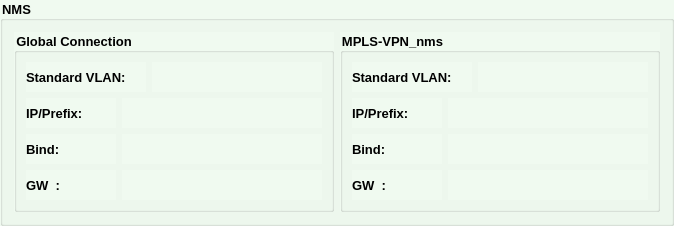
               <widget class="QGroupBox" name="nmsGB">
                <property name="minimumSize">
                 <size>
                  <width>0</width>
                  <height>0</height>
                 </size>
                </property>
                <property name="font">
                 <font>
                  <family>Tahoma</family>
                  <pointsize>10</pointsize>
                  <weight>75</weight>
                  <bold>true</bold>
                 </font>
                </property>
                <property name="styleSheet">
                 <string notr="true">background-color: rgb(240, 250, 240);</string>
                </property>
                <property name="title">
                 <string>NMS</string>
                </property>
                <layout class="QHBoxLayout" name="horizontalLayout_13">
                 <item>
                  <widget class="QGroupBox" name="groupBox_10">
                   <property name="font">
                    <font>
                     <family>Tahoma</family>
                     <pointsize>10</pointsize>
                     <weight>75</weight>
                     <bold>true</bold>
                    </font>
                   </property>
                   <property name="title">
                    <string>Global Connection</string>
                   </property>
                   <layout class="QVBoxLayout" name="verticalLayout_6">
                    <item>
                     <layout class="QHBoxLayout" name="horizontalLayout_17">
                      <item>
                       <widget class="QLabel" name="globalVlanLbl">
                        <property name="minimumSize">
                         <size>
                          <width>120</width>
                          <height>30</height>
                         </size>
                        </property>
                        <property name="maximumSize">
                         <size>
                          <width>150</width>
                          <height>30</height>
                         </size>
                        </property>
                        <property name="font">
                         <font>
                          <family>Tahoma</family>
                          <pointsize>10</pointsize>
                          <weight>75</weight>
                          <bold>true</bold>
                         </font>
                        </property>
                        <property name="text">
                         <string>Standard VLAN:</string>
                        </property>
                       </widget>
                      </item>
                      <item>
                       <widget class="QLabel" name="gVlanLbl">
                        <property name="sizePolicy">
                         <sizepolicy hsizetype="Expanding" vsizetype="Preferred">
                          <horstretch>0</horstretch>
                          <verstretch>0</verstretch>
                         </sizepolicy>
                        </property>
                        <property name="minimumSize">
                         <size>
                          <width>50</width>
                          <height>30</height>
                         </size>
                        </property>
                        <property name="maximumSize">
                         <size>
                          <width>16777215</width>
                          <height>30</height>
                         </size>
                        </property>
                        <property name="font">
                         <font>
                          <family>Tahoma</family>
                          <pointsize>10</pointsize>
                          <weight>75</weight>
                          <bold>true</bold>
                         </font>
                        </property>
                        <property name="styleSheet">
                         <string notr="true">color: rgb(85, 0, 127);</string>
                        </property>
                        <property name="text">
                         <string/>
                        </property>
                       </widget>
                      </item>
                     </layout>
                    </item>
                    <item>
                     <layout class="QHBoxLayout" name="horizontalLayout_19">
                      <item>
                       <widget class="QLabel" name="label_31">
                        <property name="minimumSize">
                         <size>
                          <width>90</width>
                          <height>30</height>
                         </size>
                        </property>
                        <property name="maximumSize">
                         <size>
                          <width>90</width>
                          <height>30</height>
                         </size>
                        </property>
                        <property name="font">
                         <font>
                          <family>Tahoma</family>
                          <pointsize>10</pointsize>
                          <weight>75</weight>
                          <bold>true</bold>
                         </font>
                        </property>
                        <property name="text">
                         <string>IP/Prefix:</string>
                        </property>
                       </widget>
                      </item>
                      <item>
                       <widget class="QLabel" name="gIpLbl">
                        <property name="sizePolicy">
                         <sizepolicy hsizetype="Expanding" vsizetype="Preferred">
                          <horstretch>0</horstretch>
                          <verstretch>0</verstretch>
                         </sizepolicy>
                        </property>
                        <property name="minimumSize">
                         <size>
                          <width>200</width>
                          <height>30</height>
                         </size>
                        </property>
                        <property name="maximumSize">
                         <size>
                          <width>16777215</width>
                          <height>30</height>
                         </size>
                        </property>
                        <property name="font">
                         <font>
                          <family>Tahoma</family>
                          <pointsize>10</pointsize>
                          <weight>75</weight>
                          <bold>true</bold>
                         </font>
                        </property>
                        <property name="styleSheet">
                         <string notr="true">color: rgb(85, 0, 127);</string>
                        </property>
                        <property name="text">
                         <string/>
                        </property>
                        <property name="alignment">
                         <set>Qt::AlignLeading|Qt::AlignLeft|Qt::AlignVCenter</set>
                        </property>
                       </widget>
                      </item>
                     </layout>
                    </item>
                    <item>
                     <layout class="QHBoxLayout" name="horizontalLayout_57">
                      <item>
                       <widget class="QLabel" name="label_37">
                        <property name="minimumSize">
                         <size>
                          <width>90</width>
                          <height>30</height>
                         </size>
                        </property>
                        <property name="maximumSize">
                         <size>
                          <width>90</width>
                          <height>30</height>
                         </size>
                        </property>
                        <property name="font">
                         <font>
                          <family>Tahoma</family>
                          <pointsize>10</pointsize>
                          <weight>75</weight>
                          <bold>true</bold>
                         </font>
                        </property>
                        <property name="text">
                         <string>Bind:</string>
                        </property>
                       </widget>
                      </item>
                      <item>
                       <widget class="QLabel" name="gBindLbl">
                        <property name="sizePolicy">
                         <sizepolicy hsizetype="Expanding" vsizetype="Preferred">
                          <horstretch>0</horstretch>
                          <verstretch>0</verstretch>
                         </sizepolicy>
                        </property>
                        <property name="minimumSize">
                         <size>
                          <width>200</width>
                          <height>30</height>
                         </size>
                        </property>
                        <property name="maximumSize">
                         <size>
                          <width>16777215</width>
                          <height>30</height>
                         </size>
                        </property>
                        <property name="font">
                         <font>
                          <family>Tahoma</family>
                          <pointsize>10</pointsize>
                          <weight>75</weight>
                          <bold>true</bold>
                         </font>
                        </property>
                        <property name="styleSheet">
                         <string notr="true">color: rgb(85, 0, 127);</string>
                        </property>
                        <property name="text">
                         <string/>
                        </property>
                        <property name="alignment">
                         <set>Qt::AlignLeading|Qt::AlignLeft|Qt::AlignVCenter</set>
                        </property>
                       </widget>
                      </item>
                     </layout>
                    </item>
                    <item>
                     <layout class="QHBoxLayout" name="horizontalLayout_20">
                      <item>
                       <widget class="QLabel" name="label_33">
                        <property name="minimumSize">
                         <size>
                          <width>90</width>
                          <height>30</height>
                         </size>
                        </property>
                        <property name="maximumSize">
                         <size>
                          <width>90</width>
                          <height>30</height>
                         </size>
                        </property>
                        <property name="font">
                         <font>
                          <family>Tahoma</family>
                          <pointsize>10</pointsize>
                          <weight>75</weight>
                          <bold>true</bold>
                         </font>
                        </property>
                        <property name="text">
                         <string>GW  :</string>
                        </property>
                       </widget>
                      </item>
                      <item>
                       <widget class="QLabel" name="gGwLbl">
                        <property name="sizePolicy">
                         <sizepolicy hsizetype="Expanding" vsizetype="Preferred">
                          <horstretch>0</horstretch>
                          <verstretch>0</verstretch>
                         </sizepolicy>
                        </property>
                        <property name="minimumSize">
                         <size>
                          <width>200</width>
                          <height>30</height>
                         </size>
                        </property>
                        <property name="maximumSize">
                         <size>
                          <width>16777215</width>
                          <height>30</height>
                         </size>
                        </property>
                        <property name="font">
                         <font>
                          <family>Tahoma</family>
                          <pointsize>10</pointsize>
                          <weight>75</weight>
                          <bold>true</bold>
                         </font>
                        </property>
                        <property name="styleSheet">
                         <string notr="true">color: rgb(85, 0, 127);</string>
                        </property>
                        <property name="text">
                         <string/>
                        </property>
                        <property name="alignment">
                         <set>Qt::AlignLeading|Qt::AlignLeft|Qt::AlignVCenter</set>
                        </property>
                       </widget>
                      </item>
                     </layout>
                    </item>
                   </layout>
                  </widget>
                 </item>
                 <item>
                  <widget class="QGroupBox" name="groupBox_9">
                   <property name="font">
                    <font>
                     <family>Tahoma</family>
                     <pointsize>10</pointsize>
                     <weight>75</weight>
                     <bold>true</bold>
                    </font>
                   </property>
                   <property name="title">
                    <string>MPLS-VPN_nms</string>
                   </property>
                   <layout class="QVBoxLayout" name="verticalLayout_7">
                    <item>
                     <layout class="QHBoxLayout" name="horizontalLayout_18">
                      <item>
                       <widget class="QLabel" name="mplsVlanLbl">
                        <property name="minimumSize">
                         <size>
                          <width>120</width>
                          <height>30</height>
                         </size>
                        </property>
                        <property name="maximumSize">
                         <size>
                          <width>150</width>
                          <height>30</height>
                         </size>
                        </property>
                        <property name="font">
                         <font>
                          <family>Tahoma</family>
                          <pointsize>10</pointsize>
                          <weight>75</weight>
                          <bold>true</bold>
                         </font>
                        </property>
                        <property name="text">
                         <string>Standard VLAN:</string>
                        </property>
                       </widget>
                      </item>
                      <item>
                       <widget class="QLabel" name="mVlanLbl">
                        <property name="sizePolicy">
                         <sizepolicy hsizetype="Expanding" vsizetype="Preferred">
                          <horstretch>0</horstretch>
                          <verstretch>0</verstretch>
                         </sizepolicy>
                        </property>
                        <property name="minimumSize">
                         <size>
                          <width>50</width>
                          <height>30</height>
                         </size>
                        </property>
                        <property name="maximumSize">
                         <size>
                          <width>16777215</width>
                          <height>30</height>
                         </size>
                        </property>
                        <property name="font">
                         <font>
                          <family>Tahoma</family>
                          <pointsize>10</pointsize>
                          <weight>75</weight>
                          <bold>true</bold>
                         </font>
                        </property>
                        <property name="styleSheet">
                         <string notr="true">color: rgb(85, 0, 127);</string>
                        </property>
                        <property name="text">
                         <string/>
                        </property>
                       </widget>
                      </item>
                     </layout>
                    </item>
                    <item>
                     <layout class="QHBoxLayout" name="horizontalLayout_21">
                      <item>
                       <widget class="QLabel" name="label_34">
                        <property name="minimumSize">
                         <size>
                          <width>90</width>
                          <height>30</height>
                         </size>
                        </property>
                        <property name="maximumSize">
                         <size>
                          <width>90</width>
                          <height>30</height>
                         </size>
                        </property>
                        <property name="font">
                         <font>
                          <family>Tahoma</family>
                          <pointsize>10</pointsize>
                          <weight>75</weight>
                          <bold>true</bold>
                         </font>
                        </property>
                        <property name="text">
                         <string>IP/Prefix:</string>
                        </property>
                       </widget>
                      </item>
                      <item>
                       <widget class="QLabel" name="mIpLbl">
                        <property name="sizePolicy">
                         <sizepolicy hsizetype="Expanding" vsizetype="Preferred">
                          <horstretch>0</horstretch>
                          <verstretch>0</verstretch>
                         </sizepolicy>
                        </property>
                        <property name="minimumSize">
                         <size>
                          <width>200</width>
                          <height>30</height>
                         </size>
                        </property>
                        <property name="maximumSize">
                         <size>
                          <width>16777215</width>
                          <height>30</height>
                         </size>
                        </property>
                        <property name="font">
                         <font>
                          <family>Tahoma</family>
                          <pointsize>10</pointsize>
                          <weight>75</weight>
                          <bold>true</bold>
                         </font>
                        </property>
                        <property name="styleSheet">
                         <string notr="true">color: rgb(85, 0, 127);</string>
                        </property>
                        <property name="text">
                         <string/>
                        </property>
                        <property name="alignment">
                         <set>Qt::AlignLeading|Qt::AlignLeft|Qt::AlignVCenter</set>
                        </property>
                       </widget>
                      </item>
                     </layout>
                    </item>
                    <item>
                     <layout class="QHBoxLayout" name="horizontalLayout_58">
                      <item>
                       <widget class="QLabel" name="label_51">
                        <property name="minimumSize">
                         <size>
                          <width>90</width>
                          <height>30</height>
                         </size>
                        </property>
                        <property name="maximumSize">
                         <size>
                          <width>90</width>
                          <height>30</height>
                         </size>
                        </property>
                        <property name="font">
                         <font>
                          <family>Tahoma</family>
                          <pointsize>10</pointsize>
                          <weight>75</weight>
                          <bold>true</bold>
                         </font>
                        </property>
                        <property name="text">
                         <string>Bind:</string>
                        </property>
                       </widget>
                      </item>
                      <item>
                       <widget class="QLabel" name="mBindLbl">
                        <property name="sizePolicy">
                         <sizepolicy hsizetype="Expanding" vsizetype="Preferred">
                          <horstretch>0</horstretch>
                          <verstretch>0</verstretch>
                         </sizepolicy>
                        </property>
                        <property name="minimumSize">
                         <size>
                          <width>200</width>
                          <height>30</height>
                         </size>
                        </property>
                        <property name="maximumSize">
                         <size>
                          <width>16777215</width>
                          <height>30</height>
                         </size>
                        </property>
                        <property name="font">
                         <font>
                          <family>Tahoma</family>
                          <pointsize>10</pointsize>
                          <weight>75</weight>
                          <bold>true</bold>
                         </font>
                        </property>
                        <property name="styleSheet">
                         <string notr="true">color: rgb(85, 0, 127);</string>
                        </property>
                        <property name="text">
                         <string/>
                        </property>
                        <property name="alignment">
                         <set>Qt::AlignLeading|Qt::AlignLeft|Qt::AlignVCenter</set>
                        </property>
                       </widget>
                      </item>
                     </layout>
                    </item>
                    <item>
                     <layout class="QHBoxLayout" name="horizontalLayout_22">
                      <item>
                       <widget class="QLabel" name="label_35">
                        <property name="minimumSize">
                         <size>
                          <width>90</width>
                          <height>30</height>
                         </size>
                        </property>
                        <property name="maximumSize">
                         <size>
                          <width>90</width>
                          <height>30</height>
                         </size>
                        </property>
                        <property name="font">
                         <font>
                          <family>Tahoma</family>
                          <pointsize>10</pointsize>
                          <weight>75</weight>
                          <bold>true</bold>
                         </font>
                        </property>
                        <property name="text">
                         <string>GW  :</string>
                        </property>
                       </widget>
                      </item>
                      <item>
                       <widget class="QLabel" name="mGwLbl">
                        <property name="sizePolicy">
                         <sizepolicy hsizetype="Expanding" vsizetype="Preferred">
                          <horstretch>0</horstretch>
                          <verstretch>0</verstretch>
                         </sizepolicy>
                        </property>
                        <property name="minimumSize">
                         <size>
                          <width>200</width>
                          <height>30</height>
                         </size>
                        </property>
                        <property name="maximumSize">
                         <size>
                          <width>16777215</width>
                          <height>30</height>
                         </size>
                        </property>
                        <property name="font">
                         <font>
                          <family>Tahoma</family>
                          <pointsize>10</pointsize>
                          <weight>75</weight>
                          <bold>true</bold>
                         </font>
                        </property>
                        <property name="styleSheet">
                         <string notr="true">color: rgb(85, 0, 127);</string>
                        </property>
                        <property name="text">
                         <string/>
                        </property>
                        <property name="alignment">
                         <set>Qt::AlignLeading|Qt::AlignLeft|Qt::AlignVCenter</set>
                        </property>
                       </widget>
                      </item>
                     </layout>
                    </item>
                   </layout>
                  </widget>
                 </item>
                </layout>
               </widget>
